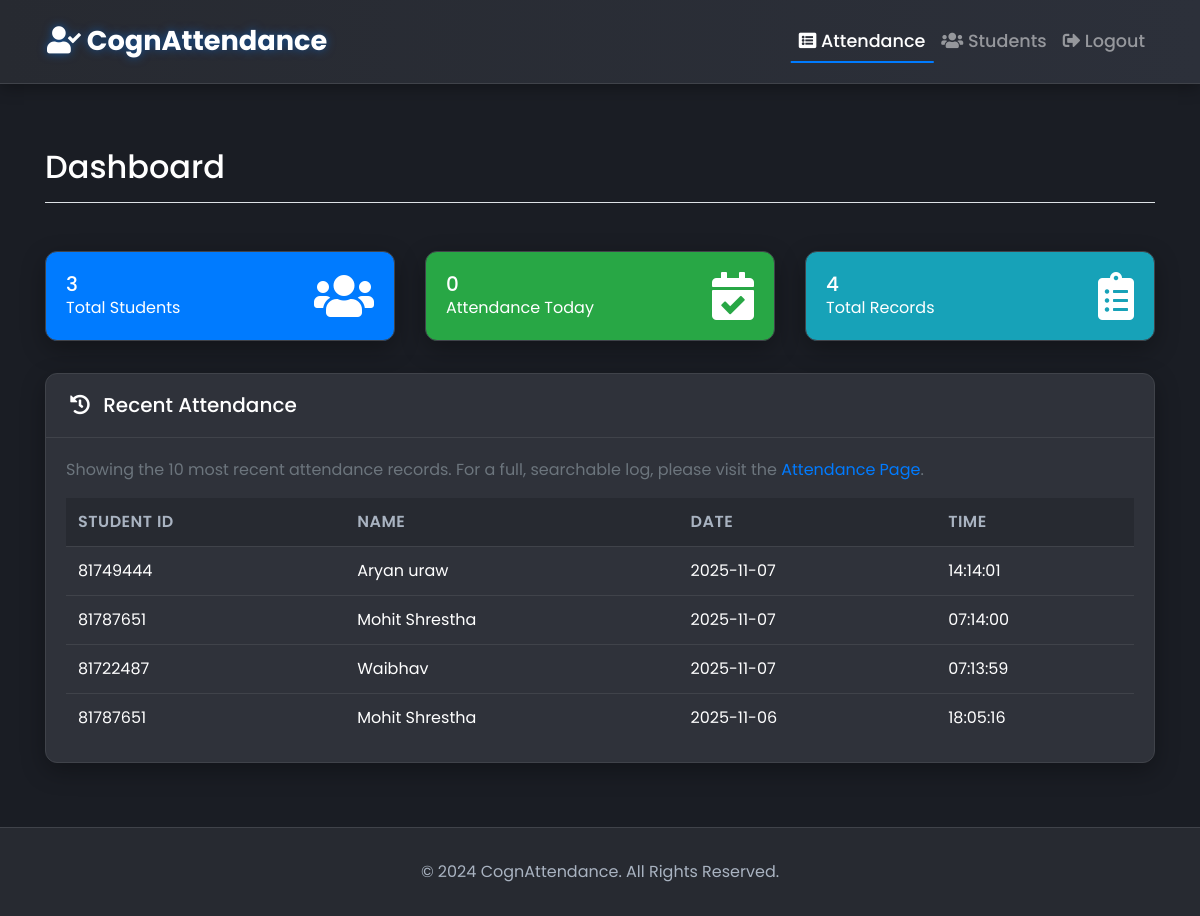
The page / (signed in) on the database as committed earlier.
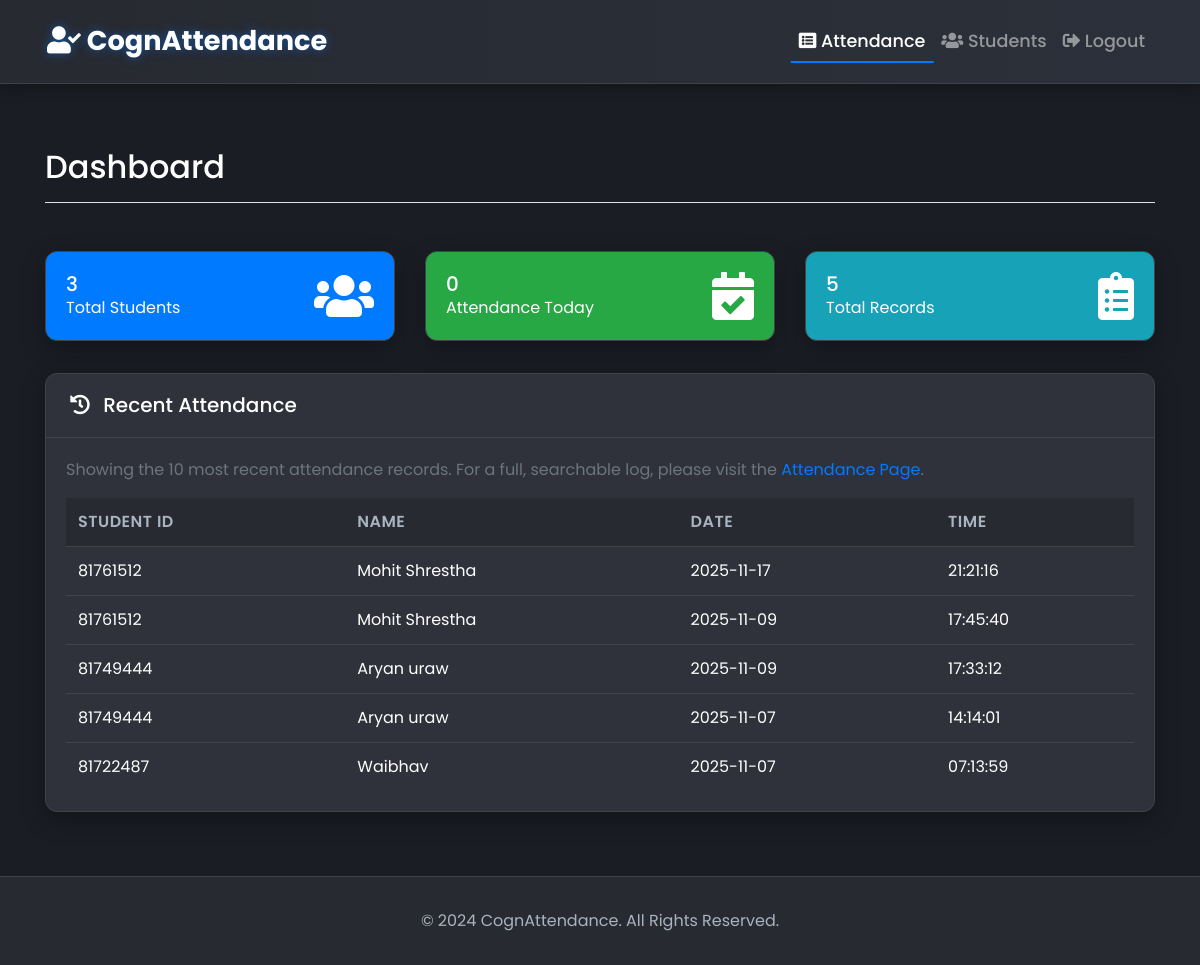
The same page on the database as committed later.
### tables this page shows
CREATE TABLE attendance (
                id INTEGER PRIMARY KEY AUTOINCREMENT,
                student_id TEXT NOT NULL,
                date TEXT NOT NULL,
                time TEXT NOT NULL,
                FOREIGN KEY (student_id) REFERENCES students (id) ON DELETE CASCADE
            );

CREATE TABLE students (
                id TEXT PRIMARY KEY,
                name TEXT NOT NULL,
                faculty TEXT,
                dob TEXT,
                email TEXT,
                address TEXT
            );

### app.py (the view)
@app.route('/')
@login_required
def index():
    all_students = get_all_students()
    all_records = get_attendance()
    today_str = datetime.now().strftime("%Y-%m-%d")
    stats = {
        'total_students': len(all_students),
        'total_records': len(all_records),
        'today_records': sum(1 for r in all_records if r['date'] == today_str)
    }
    return render_template('index.html', attendance=all_records[:10], **stats)

### app.py (called while the page is built)
def login_required(f):
    @wraps(f)
    def decorated_function(*args, **kwargs):
        if 'logged_in' not in session:
            return redirect(url_for('login', next=request.url))
        return f(*args, **kwargs)
    return decorated_function

### database_sql.py (called while the page is built, shortened)
def get_db_connection():
    if DB_TYPE == 'mysql':
        if not _mysql_available:
            raise ImportError("MySQL driver not available. Please install mysql-connector-python")
        import mysql.connector  # type: ignore
        connection = mysql.connector.connect(
            host=DB_HOST,
            port=DB_PORT,
            database=DB_NAME,
            user=DB_USER,
            password=DB_PASSWORD
        )
        return connection
    else:  # sqlite (default)
        import sqlite3
        conn = sqlite3.connect(DB_FILE)
        conn.row_factory = sqlite3.Row
        return conn

### templates/index.html (shortened to what this page needs)
{% extends 'layout.html' %}
{% block content %}
<div class="d-flex justify-content-between flex-wrap flex-md-nowrap align-items-center pt-3 pb-2 mb-3 border-bottom">
    <h1 class="h2">Dashboard</h1>
</div>
<div class="row mb-4">
    <div class="col-md-4">
        <div class="card text-white bg-primary">
            <div class="card-body">
                <div class="d-flex justify-content-between align-items-center">
                    <div>
                        <h5 class="card-title mb-0">{{ total_students }}</h5>
                        <p class="card-text">Total Students</p>
                    </div>
                    <i class="fas fa-users fa-3x"></i>
                </div>
            </div>
        </div>
    </div>
    <div class="col-md-4">
        <div class="card text-white bg-success">
            <div class="card-body">
                <div class="d-flex justify-content-between align-items-center">
                    <div>
                        <h5 class="card-title mb-0">{{ today_records }}</h5>
                        <p class="card-text">Attendance Today</p>
                    </div>
                    <i class="fas fa-calendar-check fa-3x"></i>
                </div>
            </div>
        </div>
    </div>
    <div class="col-md-4">
        <div class="card text-white bg-info">
            <div class="card-body">
                <div class="d-flex justify-content-between align-items-center">
                    <div>
                        <h5 class="card-title mb-0">{{ total_records }}</h5>
                        <p class="card-text">Total Records</p>
                    </div>
                    <i class="fas fa-clipboard-list fa-3x"></i>
                </div>
            </div>
        </div>
    </div>
</div>
<div class="card">
    <div class="card-header">
        <h5 class="mb-0"><i class="fas fa-history mr-2"></i> Recent Attendance</h5>
    </div>
    <div class="card-body">
        <p class="text-muted">Showing the 10 most recent attendance records. For a full, searchable log, please visit the <a href="{{ url_for('list_attendance') }}">Attendance Page</a>.</p>
        {% include '_attendance_table.html' %}
    </div>
</div>
{% endblock %}

### templates/_attendance_table.html (shortened to what this page needs)
<table class="table table-hover mb-0" id="attendanceTable">
    <thead>
        <tr>
            <th>Student ID</th>
            <th>Name</th>
            <th>Date</th>
            <th>Time</th>
        </tr>
    </thead>
    <tbody>
        {% for record in attendance %}
            <tr>
                <td>{{ record.student_id }}</td>
                <td>{{ record.name }}</td>
                <td>{{ record.date }}</td>
                <td>{{ record.time }}</td>
            </tr>
        {% endfor %}
    </tbody>
</table>

Rows that differ between the two databases and show on the page:
no longer on this page (row unchanged): attendance: student_id "81787651", name "Mohit Shrestha", date "2025-11-07", time "07:14:00"
no longer on this page (row unchanged): attendance: student_id "81787651", name "Mohit Shrestha", date "2025-11-06", time "18:05:16"
added attendance: student_id "81761512", name "Mohit Shrestha", date "2025-11-17", time "21:21:16"
added attendance: student_id "81761512", name "Mohit Shrestha", date "2025-11-09", time "17:45:40"
added attendance: student_id "81749444", name "Aryan uraw", date "2025-11-09", time "17:33:12"
Other text that changed with them:
{{ total_records }}: "4" → "5"
